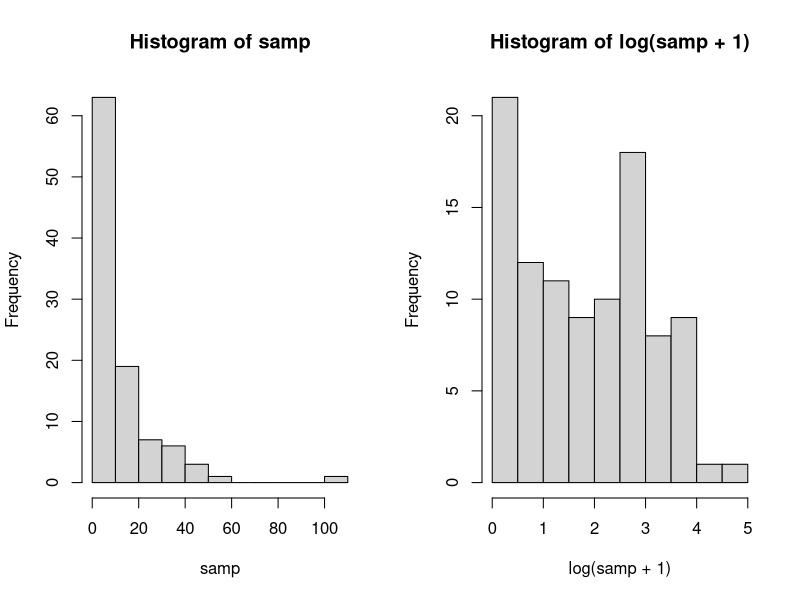

The R source for this figure:
## ---- chunk 1
set.seed(12)
samp <- rnbinom(100, size = 1/2, mu = 10) #taking 100 random values of negative binomial distribution and saving them as "samp"
par(mfrow=c(1,2)) #placing the two following histograms next to each other
hist(samp) #plotting histogram of the 100 random samples of the negative binomial distribution
hist(log(samp+1)) #plotting histogram of logarithm of the sample + 1
mean_x <- mean(samp)
var_x <- var(samp)
